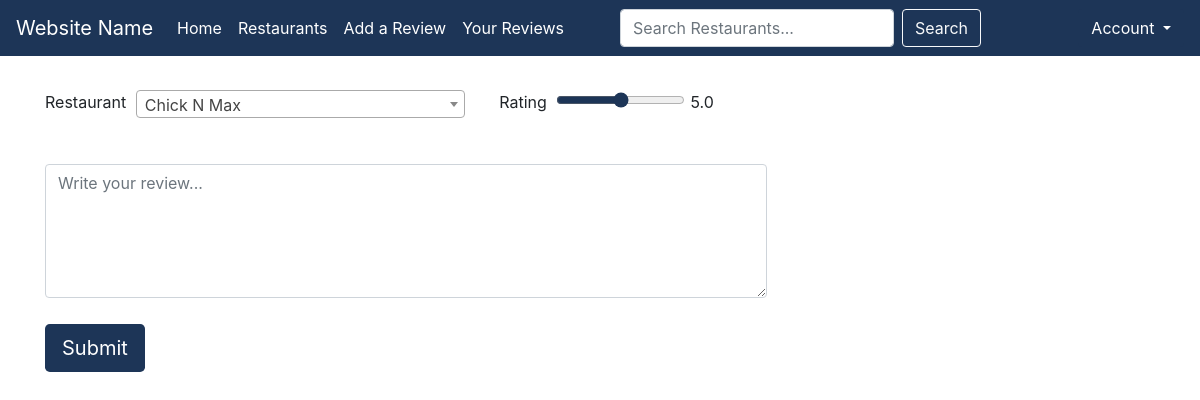
The app's page /update-rating/51/ (signed in), older data.
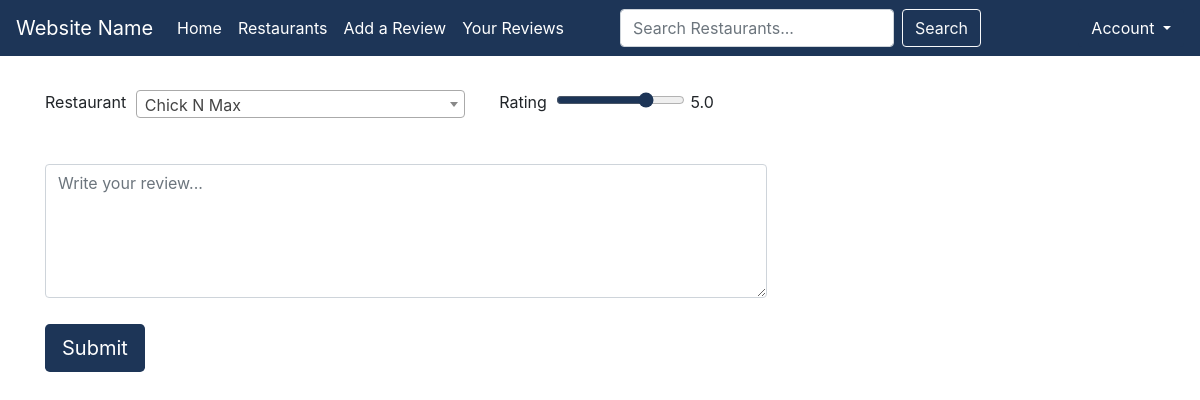
The same page, newer data.
### restaurants/models.py (models this page shows, shortened)
class Rating(models.Model):
    user = models.ForeignKey(
        User, on_delete=models.CASCADE, null=False)
    restaurant = models.ForeignKey(
        Restaurant, on_delete=models.CASCADE, null=False)
    rating = models.DecimalField(decimal_places=1, max_digits=3)
    review = models.TextField(null=True, blank=True)
    updated = models.DateTimeField(auto_now=True)
    created = models.DateTimeField(auto_now_add=True)
    class Meta:
        ordering = ['-updated', '-created']

### restaurants/views.py (the view, shortened to what this page needs)
# urls.py: path("update-rating/<str:pk>/", views.updateRating, name="update-rating"),
@ login_required(login_url="login")
def updateRating(request, pk):
    rating = Rating.objects.get(id=pk)
    form = RatingForm(instance=rating)
    context = {'form': form}
    return render(request, "restaurants/rating-form.html", context)

### restaurants/forms.py
class RatingForm(ModelForm):
    query_set = Restaurant.objects.all()
    restaurant = forms.ModelChoiceField(
        widget=forms.Select(attrs={'class': 'form-group', 'id': 'ddl'}), queryset=query_set)
    rating = forms.DecimalField(widget=forms.NumberInput(
        attrs={'class': 'form-group', 'type': 'range', 'id': 'rating', 'name': 'rating', 'step': '0.5', 'min': '1', 'max': '10', "value": "5.0",  "oninput": "this.nextElementSibling.value = this.value"}))
    review = forms.CharField(widget=forms.Textarea(
        attrs={'class': 'form-control', 'id': 'review', 'rows': '5', 'placeholder': "Write your review..."}), required=False)
    class Meta:
        model = Rating
        fields = ['restaurant', 'rating', 'review']

### restaurants/models.py (called while the page is built)
    def __str__(self):
        return self.name

### restaurants/templates/restaurants/rating-form.html (shortened to what this page needs)
{% extends 'restaurants/base.html' %}
{% block content %}
<form method="POST" action="">
    <div class="container">
        <div class="form-group">
            <div>
                <label id="restaurant-label">{{form.restaurant.label}}</label>
                <label id="rating-label">{{form.rating.label}}</label>
                {{form.rating}}<output>5.0</output>
            </div>
        </div>
        <div class="form-group">
            {{form.review}}
        </div>
        <input type="submit" id="add-rating" value="Submit" class="btn darkBlue btn-lg"/>
    </div>
</form>
{% endblock %}

Row changes from the older to the newer data that the page shows:
changed Rating: rating "5.5" → "7.5"
